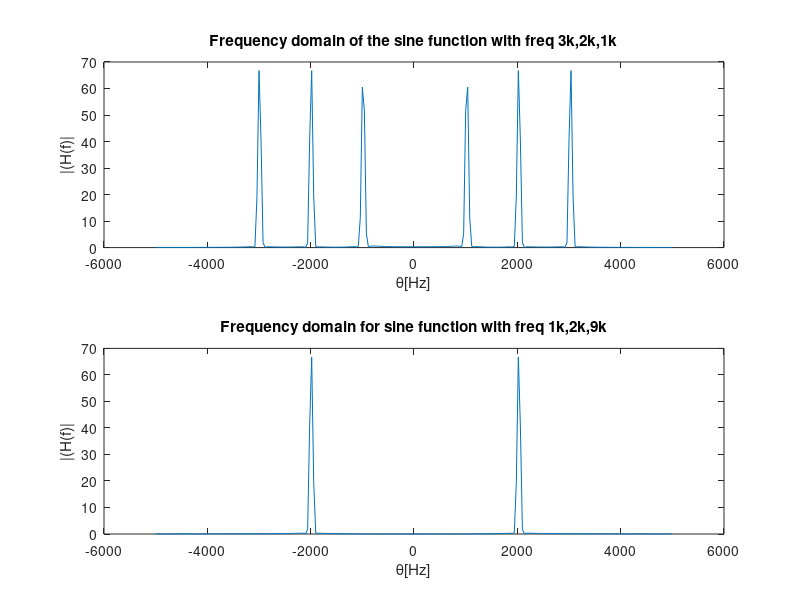
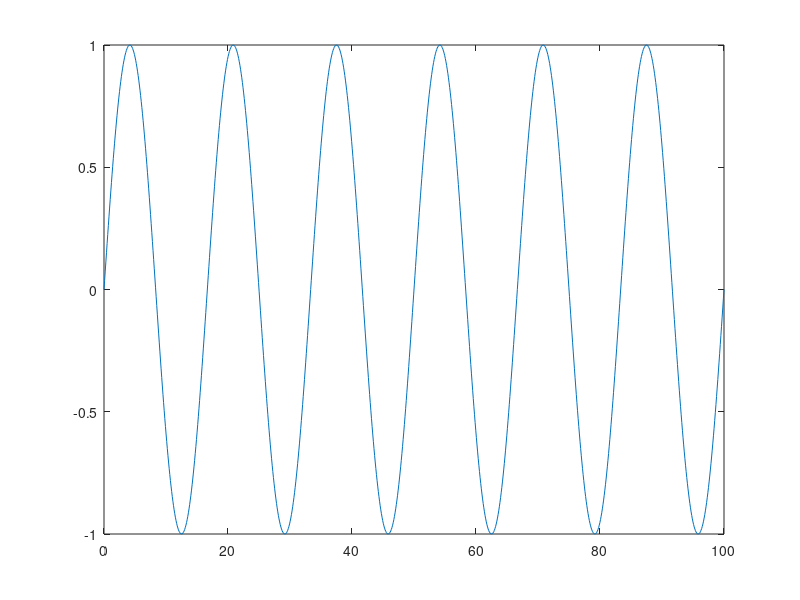

MATLAB code for these plots, in order: (Note: this script raises an error after producing the figures.)
%clear;
%clc;
%% Question 1 Part 1

Fs=10*10^3;
Ts=1/Fs;
t=(0:1:255)*Ts;
f=linspace(-Fs/2,Fs/2,256);
Freq=[ 3*10^3 2*10^3 1*10^3 ];

x = sin(2*pi*Freq(1)*t)+sin(2*pi*Freq(2)*t)+sin(2*pi*Freq(3)*t);

x = x'.*hamming(256);

X_fourier =fftshift( fft(x'));

figure(1)

subplot (2,1,1);
plot(f,abs(X_fourier));
title("Frequency domain of the sine function with freq 3k,2k,1k");
xlabel('\theta[Hz]');
ylabel('|(H(f)|');

%% Question 1 Part 2

Freq2=[ 1*10^3 2*10^3 9*10^3 ];
x = sin(2*pi*Freq2(1)*t)+sin(2*pi*Freq2(2)*t)+sin(2*pi*Freq2(3)*t);
x = x'.*hamming(256);

X_fourier2 = fftshift(fft(x'));

subplot (2,1,2);

plot (f,abs(X_fourier2));
title ("Frequency domain for sine function with freq 1k,2k,9k");
xlabel('\theta[Hz]');
ylabel('|(H(f)|');

%% Question 7
Fc=60;
y=linspace(0,100,1000);
sine=sin(2*pi*Fc*y);
figure(2);
plot(y,sine);
hold all;
cliped=clip(sine);
plot(y,cliped);
title("sine wave clipped and not clipped on the same graph");
xlabel("x");
ylabel("sine");
legend('unclipped','clipped');

%% Question 8

[h w] = freqz(Num,256);
figure(5);

plot(linspace(0,8000,512),20*log(abs(h')));
title("FIR lowPass filter");
grid on;